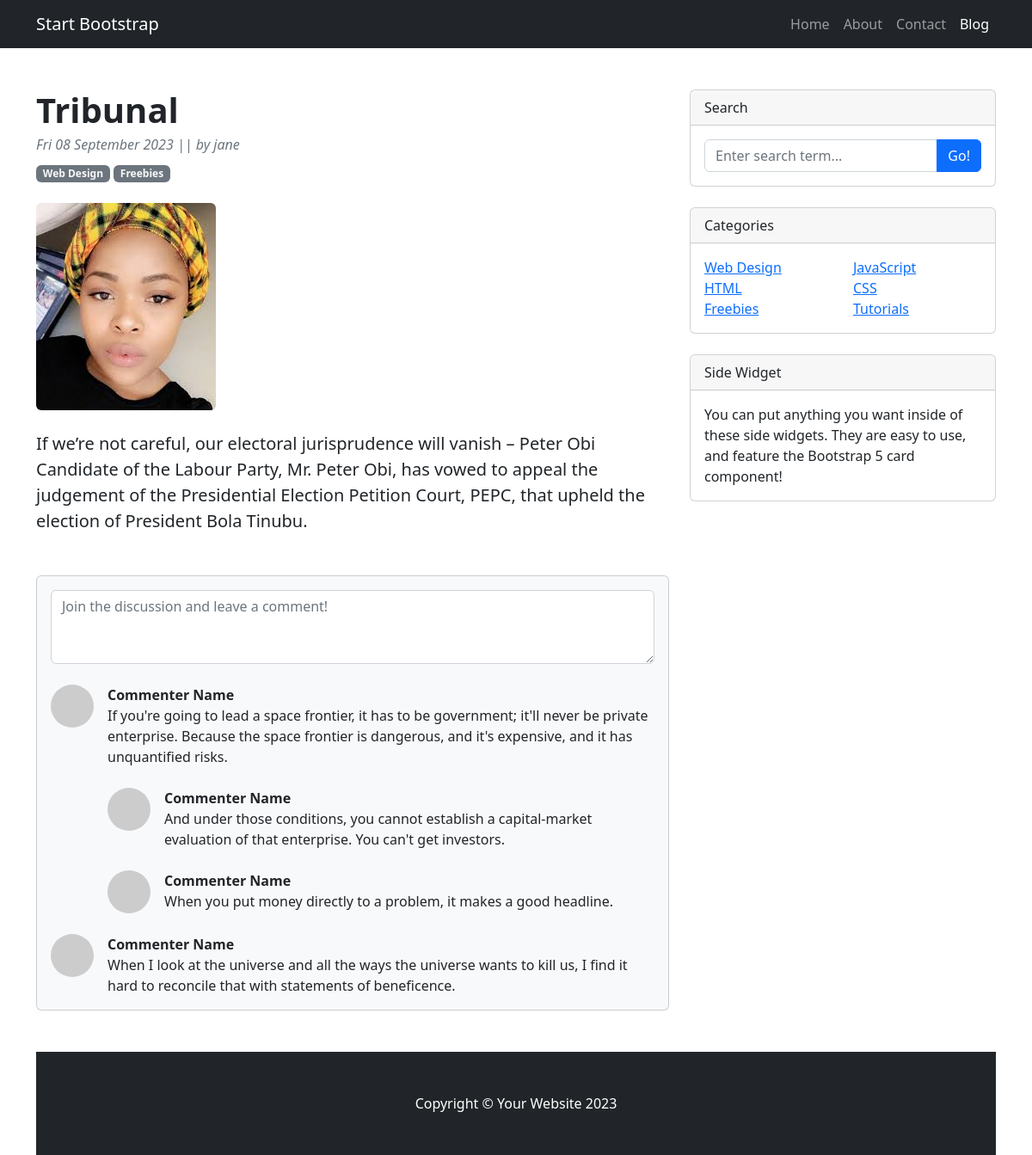
Screenshot of /detail_blog/1 with the database file from the repository.
### bloghome/models.py (models this page shows, shortened)
class post(models.Model):
    title = models.CharField(max_length=300)
    body = models.TextField(max_length=1000)
    upload_image = models.ImageField(upload_to='post')
    date_created = models.DateField(auto_now_add=True)
    updated_on = models.DateField(auto_now=True)
    status = models.CharField(choices=post_status,default='pending',max_length=300)
    author = models.ForeignKey(Author, on_delete=models.CASCADE)
    category = models.ForeignKey(Category, on_delete=models.CASCADE)

class Author(models.Model):
    profile = models.ImageField(upload_to='image')
    user = models.ForeignKey(User, on_delete=models.CASCADE)
    display_name = models.CharField(max_length=200)
    def __str__(self):
        return self.display_name

### bloghome/views.py (the view, shortened to what this page needs)
# urls.py: path('detail_blog/<int:pk>', Blog_Details.as_view(), name='details')
class Blog_Details(ListView):
    def get(self, request, pk):
        post_details =get_object_or_404(post,pk=pk)
        context = {
            'post_details': post_details
        }
        return render(request, "details.html", context=context)

### templates/details.html (shortened to what this page needs)
<!DOCTYPE html>
{% extends "header.html" %}
{% load static %}
{% block content %}
<body>
    <div class="container mt-5">
        <div class="row">
            <div class="col-lg-8">
                <article>
                    <header class="mb-4">
                        <h1 class="fw-bolder mb-1">{{post_details.title}}</h1>
                        <div class="text-muted fst-italic mb-2">{{post_details.date_created|date:"D d F Y"}} || by {{post_details.author}}</div>
                        <a class="badge bg-secondary text-decoration-none link-light" href="#!">Web Design</a>
                        <a class="badge bg-secondary text-decoration-none link-light" href="#!">Freebies</a>
                    </header>
                    <figure class="mb-4"><img class="img-fluid rounded" src="{{post_details.upload_image.url}}" alt="..." /></figure>
                    <section class="mb-5">
                        <p class="fs-5 mb-4">{{post_details.body}}</p>
                         </section>
                </article>
                <section class="mb-5">
                    <div class="card bg-light">
                        <div class="card-body">
                            <form class="mb-4"><textarea class="form-control" rows="3" placeholder="Join the discussion and leave a comment!"></textarea></form>
                            <div class="d-flex mb-4">
                                <div class="flex-shrink-0"><img class="rounded-circle" src="https://dummyimage.com/50x50/ced4da/6c757d.jpg" alt="..." /></div>
                                <div class="ms-3">
                                    <div class="fw-bold">Commenter Name</div>
                                    If you're going to lead a space frontier, it has to be government; it'll never be private enterprise. Because the space frontier is dangerous, and it's expensive, and it has unquantified risks.
                                    <div class="d-flex mt-4">
                                        <div class="flex-shrink-0"><img class="rounded-circle" src="https://dummyimage.com/50x50/ced4da/6c757d.jpg" alt="..." /></div>
                                        <div class="ms-3">
                                            <div class="fw-bold">Commenter Name</div>
                                            And under those conditions, you cannot establish a capital-market evaluation of that enterprise. You can't get investors.
                                        </div>
                                    </div>
                                    <div class="d-flex mt-4">
                                        <div class="flex-shrink-0"><img class="rounded-circle" src="https://dummyimage.com/50x50/ced4da/6c757d.jpg" alt="..." /></div>
                                        <div class="ms-3">
                                            <div class="fw-bold">Commenter Name</div>
                                            When you put money directly to a problem, it makes a good headline.
                                        </div>
                                    </div>
                                </div>
                            </div>
                            <div class="d-flex">
                                <div class="flex-shrink-0"><img class="rounded-circle" src="https://dummyimage.com/50x50/ced4da/6c757d.jpg" alt="..." /></div>
                                <div class="ms-3">
                                    <div class="fw-bold">Commenter Name</div>
                                    When I look at the universe and all the ways the universe wants to kill us, I find it hard to reconcile that with statements of beneficence.
                                </div>
                            </div>
                        </div>
                    </div>
                </section>
            </div>
            {% include "sidebar.html" %}
        </div>
        </body>
{% include "footer.html" %}
{% endblock content %}

### rows the page displays
post: title "Tribunal", date_created "Fri 08 September 2023", author "jane", upload_image (picture), body "If we’re not careful, our electoral jurisprudence will vanish – Peter Obi Candidate of the Labour Party, Mr. Peter Obi, has vowed to appeal the judgement of the Presidential Election Petition Court, PEPC, that upheld the election of President Bola Tinubu."
